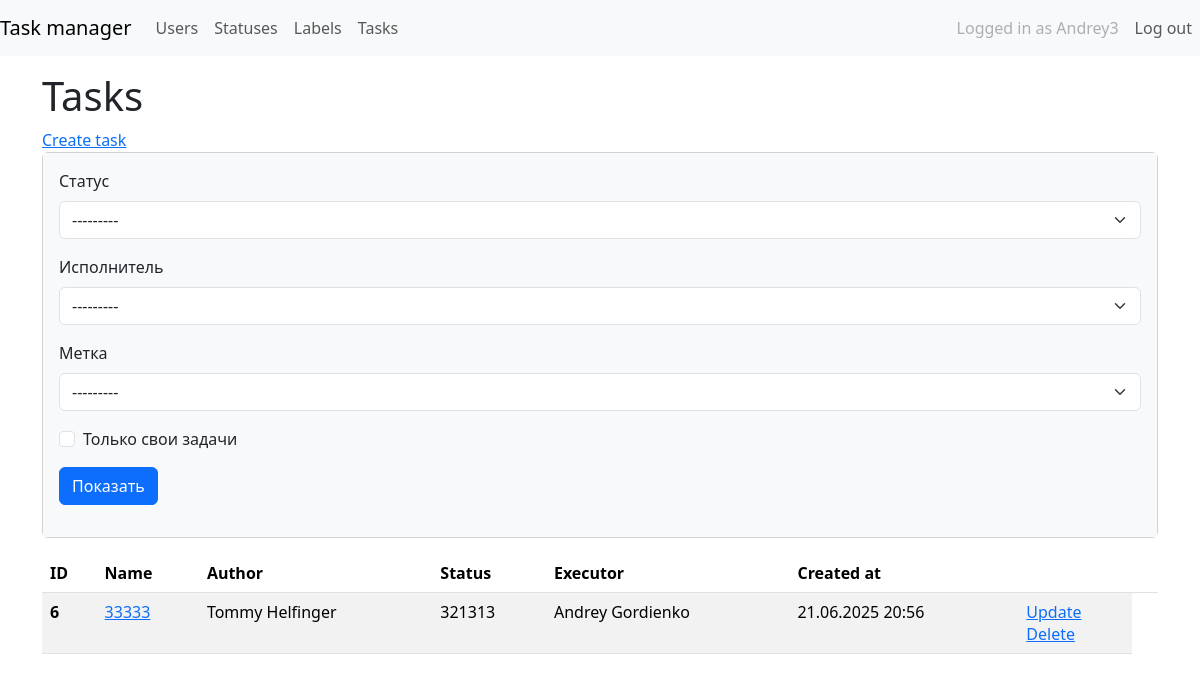
Before: /tasks/ (signed in) with the older database file.
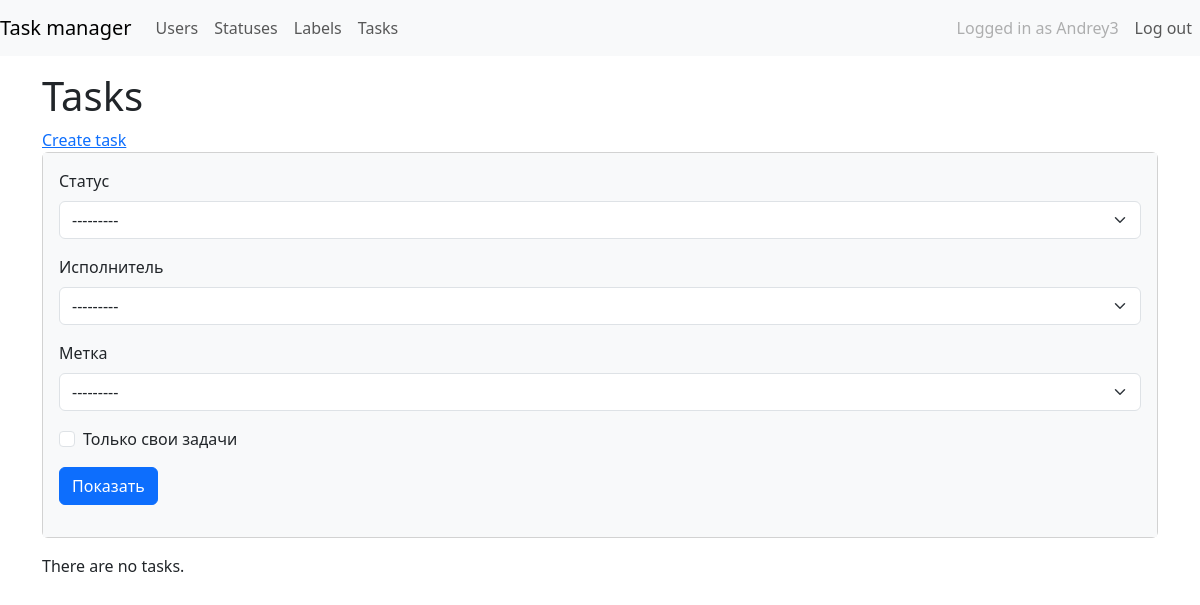
After: the same page with the newer database file.
### task_manager/tasks/models.py (models this page shows, shortened)
class Task(models.Model):
    name = models.CharField(
        verbose_name="Имя",
        max_length=150,
        null=False,
        blank=False,
        unique=True,
    )
    description = models.TextField(
        verbose_name="Описание",
        blank=True,
    )
    status = models.ForeignKey(Status, on_delete=models.PROTECT, verbose_name="Статус")
    executor = models.ForeignKey(
        MyUser,
        on_delete=models.CASCADE,
        blank=True,
        null=True,
        verbose_name="Исполнитель",
        related_name="executors",
    )
    author = models.ForeignKey(
        MyUser,
        on_delete=models.CASCADE,
        verbose_name="Автор",
        related_name="authors",
    )
    labels = models.ManyToManyField(
        Label,
        blank=True,
        verbose_name="Метки",
        related_name="labels",
        through="TaskLabels",
    )
    created_at = models.DateTimeField(
        verbose_name="Дата создания",
        auto_now_add=True,
    )
    class Meta:
        verbose_name = "Task"
        verbose_name_plural = "Tasks"

### task_manager/users/models.py (models this page shows)
class MyUser(AbstractUser):
    created_at = models.DateTimeField(_("Creation date"), auto_now_add=True)
    def __str__(self):
        return self.get_full_name()

### task_manager/statuses/models.py (models this page shows)
class Status(models.Model):
    name = models.CharField(max_length=100, unique=True)
    created_at = models.DateTimeField(auto_now_add=True)
    def __str__(self):
        return self.name

### task_manager/tasks/views.py (the view)
# urls.py: path("", TaskListView.as_view(), name="task_list"),
class TaskListView(LoginRequiredMixin, FilterView):
    model = Task
    context_object_name = "task_list"
    template_name = "tasks/task_list.html"
    filterset_class = TaskFilter

### task_manager/labels/models.py (called while the page is built)
    def __str__(self):
        return self.name

### task_manager/templates/tasks/task_list.html (shortened to what this page needs)
{% extends "task_manager/base.html" %}
{% load i18n %}
{% load django_bootstrap5 %}
{% block content %}
<div class="mt-4">
    <h1 class="mt-1">{% translate "Tasks" %}</h1>
    <a href="{% url 'tasks:create_task' %}">{% translate 'Create task' %}</a>
    <div class="card mb-3">
        <div class="card-body bg-light">
            <form class="form-inline center" method="get">
                {% bootstrap_field filter.form.status field_class='ml-2 mr-3' %}
                {% bootstrap_field filter.form.executor field_class='mr-3 ml-2' %}
                {% bootstrap_field filter.form.labels field_class='mr-3 ml-2' %}
                {% bootstrap_field filter.form.self_tasks field_class='mr-3' %}
                <input class="btn btn-primary" type="submit" value="Показать">
            </form>
        </div>
    </div>
    {% if task_list %}
    <table class="table table-striped">
        <thead>
            <tr>
                <th scope="col">ID</th>
                <th scope="col">{% translate "Name" %}</th>
                <th scope="col">{% translate "Author" %}</th>
                <th scope="col">{% translate "Status" %}</th>
                <th scope="col">{% translate "Executor" %}</th>
                <th scope="col">{% translate "Created at" %}</th>
                <th scope="col"></th>
                <th></th>
            </tr>
        </thead>
        <tbody>
            {% for task in task_list %}
            <tr>
                <th scope="row"> {{ task.id }}</th>
                <td>
                    <a href="{% url 'tasks:detail_task' task.pk %}">{{ task.name }}</a>
                </td>
                <td>{{ task.author }}</td>
                <td>{{ task.status }}</td>
                <td>{{ task.executor }}</td>
                <td>{{ task.created_at|date:"d.m.Y H:i" }}</td>
                <td>
                    <a href="{% url 'tasks:update_task' task.pk %}">{% translate 'Update' %}</a>
                    <br>
                    <a href="{% url 'tasks:delete_task' task.pk %}">{% translate 'Delete' %}</a>
                </td>
            </tr>
            {% endfor %}
        </tbody>
    </table>
    {% else %}
    <p>There are no tasks.</p>
    {% endif %}
    {% endblock %}

Changed rows visible on the page:
removed Task: id "6", name "33333", author "Tommy Helfinger", status "321313", executor "Andrey Gordienko", created_at "21.06.2025 20:56"
Other visible differences:
text no longer shown: "ID Name Author Status Executor Created at"
text now shown: "There are no tasks."
